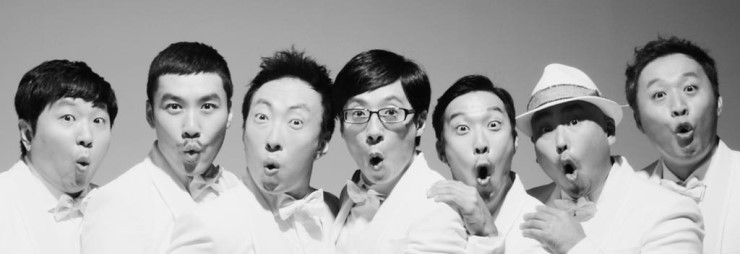
#> input picture image/mudo.jpg, 740 x 254 px
$ python face_detect.py
#> lines starting #> are read from the running program, lines starting #| are printed output that depends on the picture; after the words box and inside, x2 and y2 are one past the last pixel; in counts of white or black regions, pixels touching at a corner belong together
import cv2

face_cascade = cv2.CascadeClassifier(cv2.data.haarcascades + 'haarcascade_frontalface_default.xml')
eye_cascade = cv2.CascadeClassifier('haarcascade_eye.xml')

img = cv2.imread("./image/mudo.jpg")
#> img is the input picture: shape (254, 740, 3); min 0, max 249, mean 161.8
gray = cv2.cvtColor(img,cv2.COLOR_BGR2GRAY)

faces = face_cascade.detectMultiScale(gray, 1.3, 5)
#> faces = [[143, 70, 97, 97], [333, 83, 81, 81], [41, 87, 83, 83], [231, 79, 95, 95], [436, 92, 83, 83], [625, 52, 98, 98]]

for(x,y,w,h) in faces:
    print(x,y,w,h) #픽셀 표시
    cv2.rectangle(img,(x,y),(x+w,y+h),(255,0,0),2)
    face_gray = gray[y: y+h, x:x+w]
    face_color = img[y: y+h, x:x+w]
    eyes = eye_cascade.detectMultiScale(face_gray, 1.01, 2)

    for (ex, ey, ew, eh) in eyes:
        cv2.rectangle(face_color, (ex, ey), (ex + ew, ey + eh), (0, 255, 0), 2)
#> this loop made 6 passes
#> (x, y, w, h, eyes) on passes 1, 3, 4, 5: (143, 70, 97, 97, [[51, 23, 25, 25], [17, 23, 27, 27], [37, 70, 23, 23]]), (41, 87, 83, 83, [[13, 18, 26, 26], [44, 22, 23, 23]]), (231, 79, 95, 95, [[19, 26, 24, 24], [52, 30, 26, 26], [32, 56, 23, 23]]), (436, 92, 83, 83, [[45, 21, 24, 24], [14, 24, 24, 24], [35, 48, 22, 22]])
#| 143 70 97 97
#| 333 83 81 81
#| 41 87 83 83
#| 231 79 95 95
#| 436 92 83 83
#| 625 52 98 98
#> pass 1, `face_gray = gray[y: y+h, x:x+w]`:
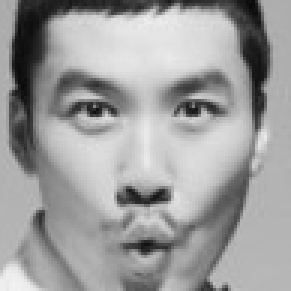
#> face_gray: shape (97, 97) (shown 3 times larger); min 9, max 242, mean 157.7
#> pass 1, `face_color = img[y: y+h, x:x+w]`:
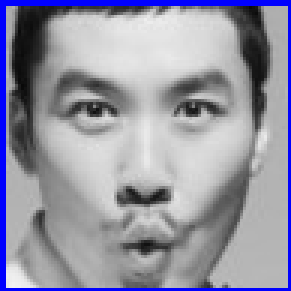
#> face_color: shape (97, 97, 3) (shown 3 times larger); mean B, G, R 164.7, 149.2, 149.2
#> pass 2, `face_gray = gray[y: y+h, x:x+w]`:
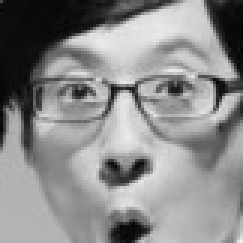
#> face_gray: shape (81, 81) (shown 3 times larger); min 3, max 239, mean 138.6
#> pass 2, `face_color = img[y: y+h, x:x+w]`:
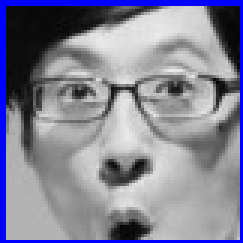
#> face_color: shape (81, 81, 3) (shown 3 times larger); mean B, G, R 150.7, 132.1, 132.1
#> after the loop:
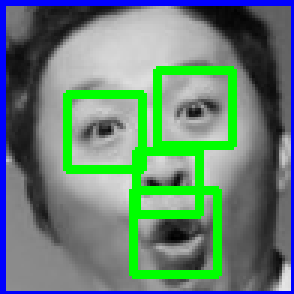
#> face_color: shape (98, 98, 3) (shown 3 times larger); mean B, G, R 117, 130.9, 101.6
#> after the loop:
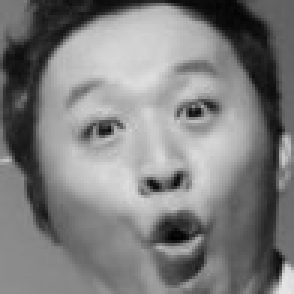
#> face_gray: shape (98, 98) (shown 3 times larger); min 0, max 230, mean 126.3
#> after the loop:
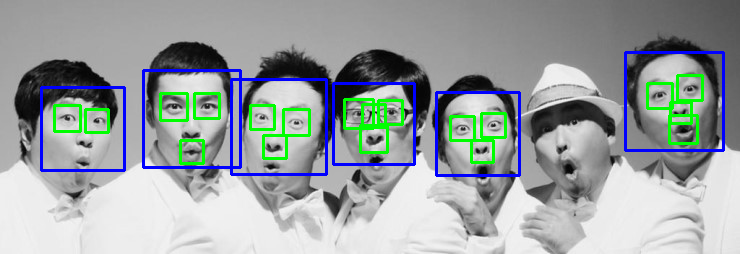
#> img: shape (254, 740, 3); 6.24% of pixels changed, all inside (x1, y1, x2, y2) = (40, 51, 725, 177)

cv2.imshow('img',img)
cv2.waitKey()
